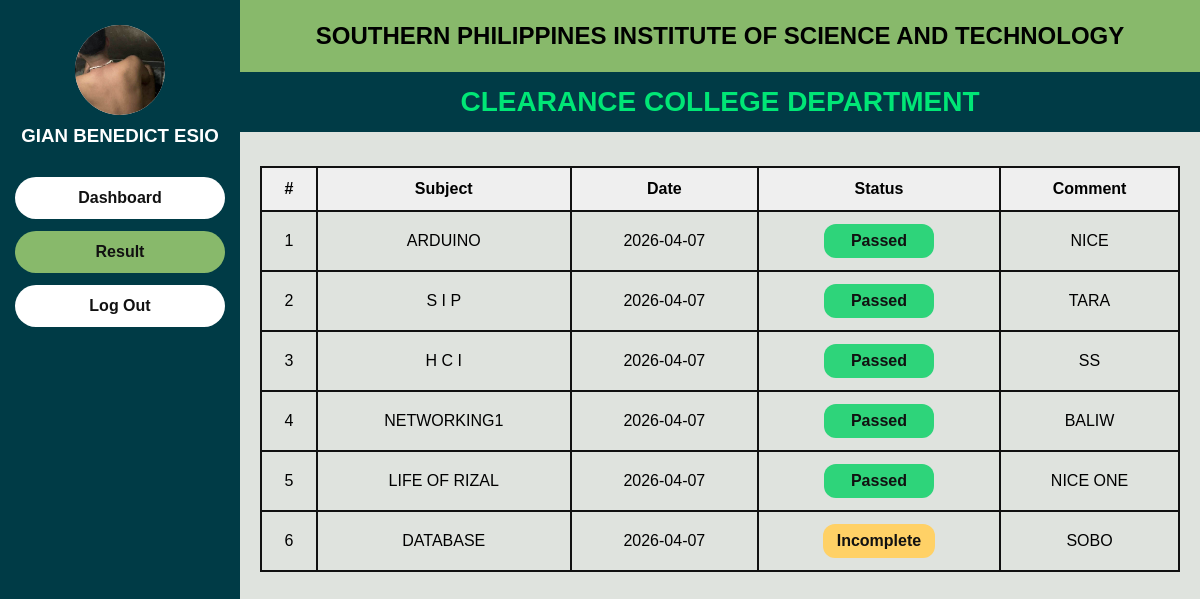
/clearance_system/dashboard/student_result.php (signed in), run on the app's committed database.
### tables this page shows
CREATE TABLE `users` (
  `id` int(11) NOT NULL,
  `firstname` varchar(100) DEFAULT NULL,
  `lastname` varchar(100) DEFAULT NULL,
  `email` varchar(100) DEFAULT NULL,
  `contact_number` varchar(20) DEFAULT NULL,
  `password` varchar(255) DEFAULT NULL,
  `role` enum('student','teacher') DEFAULT NULL,
  `course` varchar(50) DEFAULT NULL,
  `created_at` timestamp NOT NULL DEFAULT current_timestamp(),
  `profile_photo` varchar(255) DEFAULT NULL
);

CREATE TABLE `class_requests` (
  `id` int(11) NOT NULL,
  `class_id` int(11) NOT NULL,
  `student_id` int(11) NOT NULL,
  `subject` varchar(100) DEFAULT NULL,
  `status` varchar(50) DEFAULT 'Requesting',
  `result` varchar(50) DEFAULT '',
  `comment` text DEFAULT NULL,
  `date_signed` date DEFAULT NULL,
  `created_at` timestamp NOT NULL DEFAULT current_timestamp()
);

### clearance_system/dashboard/student_result.php (the view, shortened to what this page needs)
<?php
include("../config/db.php");
$student_id = $_SESSION['user_id'];
$user_stmt = $conn->prepare("SELECT profile_photo FROM users WHERE id = ?");
$user_stmt->bind_param("i", $student_id);
$user_stmt->execute();
$user = $user_stmt->get_result()->fetch_assoc();
$photo = !empty($user['profile_photo'])
    ? "../assets/uploads/profile/" . $user['profile_photo']
    : "../assets/southern.png";
$stmt = $conn->prepare("
    SELECT cr.id, cr.subject, cr.status, cr.result, cr.comment, cr.date_signed
    FROM class_requests cr
    WHERE cr.student_id = ? AND cr.status = 'Reviewed'
    ORDER BY cr.id DESC
");
$stmt->bind_param("i", $student_id);
$stmt->execute();
$results = $stmt->get_result();
?>
<!DOCTYPE html>
<html lang="en">
<head>
    <link rel="stylesheet" href="../assets/style.css">
</head>
<body>
<div class="student-wrapper">
    <div class="student-sidebar">
        <div class="student-profile">
            <div class="student-avatar">
                <img src="<?php echo htmlspecialchars($photo); ?>" alt="Student Photo">
            </div>
            <h3><?php echo htmlspecialchars($_SESSION['name']); ?></h3>
        </div>
        <a href="student.php" class="side-btn">Dashboard</a>
        <a href="student_result.php" class="side-btn active">Result</a>
        <a href="../auth/logout.php" class="side-btn">Log Out</a>
    </div>
    <div class="student-main">
        <div class="student-header-top">SOUTHERN PHILIPPINES INSTITUTE OF SCIENCE AND TECHNOLOGY</div>
        <div class="student-header-bottom">CLEARANCE COLLEGE DEPARTMENT</div>
        <div class="student-result-box">
            <table>
                <thead>
                    <tr>
                        <th>#</th>
                        <th>Subject</th>
                        <th>Date</th>
                        <th>Status</th>
                        <th>Comment</th>
                    </tr>
                </thead>
                <tbody>
                    <?php if ($results->num_rows > 0): ?>
                        <?php $num = 1; ?>
                        <?php while($row = $results->fetch_assoc()): ?>
                            <tr>
                                <td><?php echo $num++; ?></td>
                                <td><?php echo htmlspecialchars($row['subject']); ?></td>
                                <td><?php echo !empty($row['date_signed']) ? htmlspecialchars($row['date_signed']) : '-'; ?></td>
                                <td>
                                    <?php
                                    $badgeClass = 'status-default';
                                    if ($row['result'] === 'Passed') {
                                        $badgeClass = 'status-passed';
                                    } elseif ($row['result'] === 'Failed') {
                                        $badgeClass = 'status-failed';
                                    } elseif ($row['result'] === 'Incomplete') {
                                        $badgeClass = 'status-incomplete';
                                    }
                                    ?>
                                    <span class="result-badge <?php echo $badgeClass; ?>">
                                        <?php echo htmlspecialchars($row['result']); ?>
                                    </span>
                                </td>
                                <td><?php echo htmlspecialchars($row['comment']); ?></td>
                            </tr>
                        <?php endwhile; ?>
                    <?php else: ?>
                        <tr>
                            <td colspan="5">No result available yet.</td>
                        </tr>
                    <?php endif; ?>
                </tbody>
            </table>
        </div>
    </div>
</div>
</body>
</html>

### clearance_system/assets/style.css (style rules this page uses)
* { margin: 0; padding: 0; box-sizing: border-box; font-family: Arial, sans-serif; }
* { margin: 0; padding: 0; box-sizing: border-box; }
body { font-family: Arial, sans-serif; background: #e9e9e9; }
.side-btn, .course-btn { display: block; width: 100%; text-align: center; background: white; color: #111; text-decoration: none; padding: 12px; border-radius: 25px; margin: 12px 0; font-weight: bold; border: none; }
.side-btn.active, .course-btn.active { background: #88b96b; }
table { width: 100%; border-collapse: collapse; }
table th, table td { border: 2px solid #111; padding: 12px 10px; text-align: center; }
table th { background: #efefef; }
.student-wrapper { display: flex; min-height: 100vh; background: #dfe3de; }
.student-sidebar { width: 240px; background: #003b46; color: #fff; padding: 25px 15px; }
.student-profile { text-align: center; margin-bottom: 30px; }
.student-main { flex: 1; }
.student-header-top { background: #88b96b; text-align: center; padding: 22px; font-size: 24px; font-weight: bold; }
.student-header-bottom { background: #003b46; color: #00e676; text-align: center; padding: 14px; font-size: 28px; font-weight: bold; }
.student-result-box { padding: 34px 20px; }
.result-badge { display: inline-block; min-width: 110px; text-align: center; padding: 8px 14px; border-radius: 12px; font-weight: bold; color: #111; }
.status-passed { background: #2ed47a; }
.status-incomplete { background: #ffd166; }
.student-avatar { width: 80px; height: 80px; margin: 0 auto 10px; border-radius: 50%; background: #fff; color: #003b46; display: flex; align-items: center; justify-content: center; font-size: 38px; }
.student-avatar { width: 90px; height: 90px; margin: 0 auto 10px; border-radius: 50%; overflow: hidden; background: #fff; display: flex; align-items: center; justify-content: center; }
.student-avatar img { width: 100%; height: 100%; object-fit: cover; display: block; }

### data on the page
users: profile_photo (picture)
class_requests: subject "ARDUINO", date_signed "2026-04-07", result "Passed", comment "NICE"
class_requests: subject "S I P", date_signed "2026-04-07", result "Passed", comment "TARA"
class_requests: subject "H C I", date_signed "2026-04-07", result "Passed", comment "SS"
class_requests: subject "NETWORKING1", date_signed "2026-04-07", result "Passed", comment "BALIW"
class_requests: subject "LIFE OF RIZAL", date_signed "2026-04-07", result "Passed", comment "NICE ONE"
class_requests: subject "DATABASE", date_signed "2026-04-07", result "Incomplete", comment "SOBO"

### other printed values
$_SESSION['name'] "GIAN BENEDICT ESIO"
